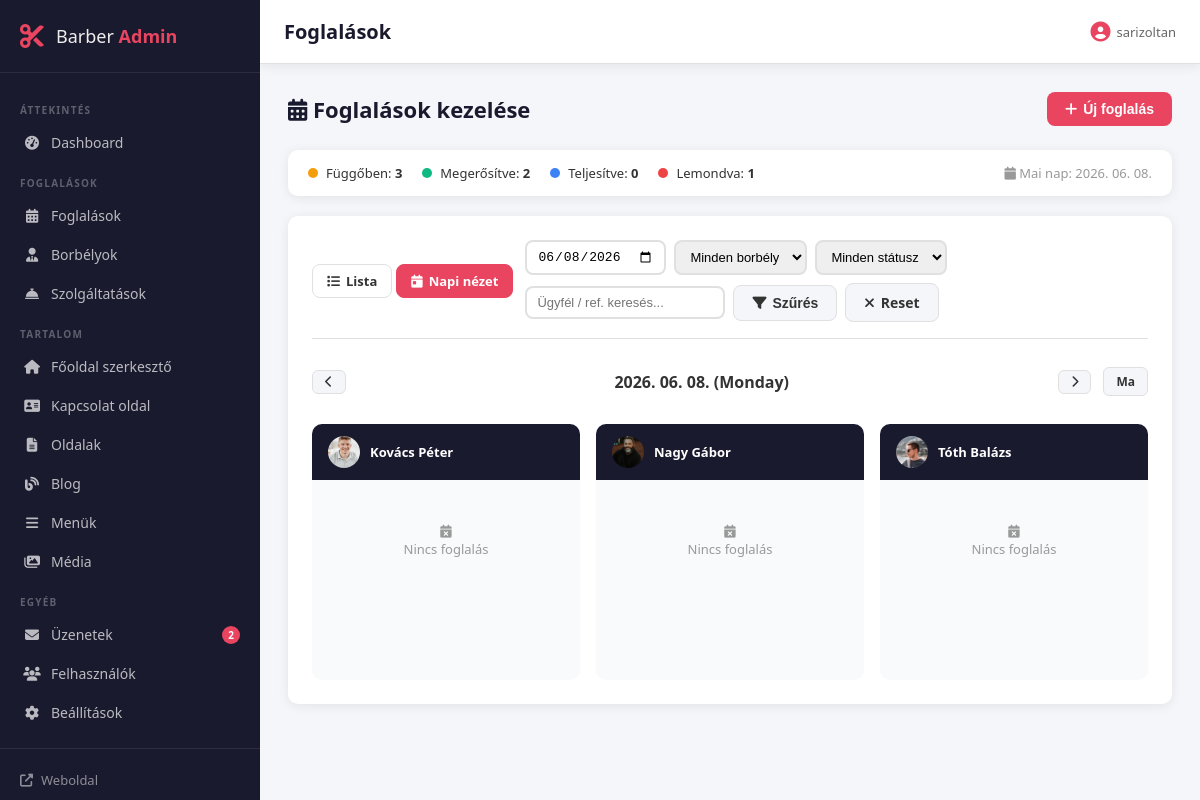
/admin/1bookings.php?view=day&date=2026-06-08 (signed in), run on the app's committed database.
### tables this page shows
CREATE TABLE `staff` (
  `id` int(11) NOT NULL,
  `name` varchar(100) NOT NULL,
  `bio` text DEFAULT NULL,
  `photo` varchar(255) DEFAULT NULL,
  `email` varchar(100) DEFAULT NULL,
  `phone` varchar(30) DEFAULT NULL,
  `sort_order` int(11) DEFAULT 0,
  `active` tinyint(1) DEFAULT 1,
  `created_at` timestamp NOT NULL DEFAULT current_timestamp()
);

### includes/functions.php (called while the page is built, shortened)
<?php
function e(?string $str): string {
    return htmlspecialchars((string)($str ?? ''), ENT_QUOTES, 'UTF-8');
}

### admin/1bookings.php (the view, shortened to what this page needs)
<?php
require_once '../includes/db.php';
require_once '../includes/functions.php';
$filter_date   = $_GET['date'] ?? date('Y-m-d');
$filter_staff  = (int)($_GET['staff'] ?? 0);
$filter_search = trim($_GET['search'] ?? '');
$view          = $_GET['view'] ?? 'list';
$where = ['1=1'];
$params = [];
if ($view === 'day') {
    $where[] = 'b.booking_date = ?';
    $params[] = $filter_date;
}
$sql = "SELECT b.*, s.name as staff_name, sv.name as service_name, sv.duration as service_duration
        FROM bookings b
        JOIN staff s ON b.staff_id = s.id
        JOIN services sv ON b.service_id = sv.id
        WHERE " . implode(' AND ', $where) . "
        ORDER BY b.booking_date DESC, b.start_time ASC";
$stmt = $pdo->prepare($sql);
$stmt->execute($params);
$bookings = $stmt->fetchAll();
$all_staff    = $pdo->query("SELECT * FROM staff WHERE active=1 ORDER BY sort_order")->fetchAll();
$today_summary = $pdo->query("SELECT status, COUNT(*) as cnt FROM bookings GROUP BY status")->fetchAll(PDO::FETCH_KEY_PAIR);
require_once 'partials/header.php';
?>
<div class="page-header">
    <h2><i class="fas fa-calendar-alt"></i> Foglalások kezelése</h2>
    <button class="btn btn-primary" onclick="openBookingModal()">
        <i class="fas fa-plus"></i> Új foglalás
    </button>
</div>
<div class="booking-summary-bar">
    <div class="summary-item">
        <span class="summary-dot pending"></span>
        <span>Függőben: <strong><?= $today_summary['pending'] ?? 0 ?></strong></span>
    </div>
    <div class="summary-item">
        <span class="summary-dot confirmed"></span>
        <span>Megerősítve: <strong><?= $today_summary['confirmed'] ?? 0 ?></strong></span>
    </div>
    <div class="summary-item">
        <span class="summary-dot completed"></span>
        <span>Teljesítve: <strong><?= $today_summary['completed'] ?? 0 ?></strong></span>
    </div>
    <div class="summary-item">
        <span class="summary-dot cancelled"></span>
        <span>Lemondva: <strong><?= $today_summary['cancelled'] ?? 0 ?></strong></span>
    </div>
    <span style="margin-left:auto;color:var(--text-muted);font-size:13px;">
        <i class="fas fa-calendar"></i> Mai nap: <?= date('Y. m. d.') ?>
    </span>
</div>
<div class="card">
    <div class="bookings-toolbar">
        <div class="view-tabs">
            <a href="?view=list<?= $filter_staff ? '&staff='.$filter_staff : '' ?>"
               class="view-tab <?= $view === 'list' ? 'active' : '' ?>">
                <i class="fas fa-list"></i> Lista
            </a>
            <a href="?view=day&date=<?= $filter_date ?><?= $filter_staff ? '&staff='.$filter_staff : '' ?>"
               class="view-tab <?= $view === 'day' ? 'active' : '' ?>">
                <i class="fas fa-calendar-day"></i> Napi nézet
            </a>
        </div>
        <form method="GET" action="bookings.php" class="filter-form">
            <?php if ($view === 'day'): ?>
            <input type="date" name="date" value="<?= e($filter_date) ?>" style="max-width:160px;">
            <?php endif; ?>
            <select name="staff" style="max-width:180px;">
                <option value="">Minden borbély</option>
            </select>
            <select name="fstatus" style="max-width:160px;">
                <option value="">Minden státusz</option>
            </select>
            <input type="text" name="search" value="<?= e($filter_search) ?>"
                   placeholder="Ügyfél / ref. keresés..." style="max-width:220px;">
            <button type="submit" class="btn btn-secondary"><i class="fas fa-filter"></i> Szűrés</button>
            <a href="bookings.php?view=<?= $view ?>" class="btn btn-secondary"><i class="fas fa-times"></i> Reset</a>
        </form>
    </div>
    <?php if ($view === 'day'): ?>
    <div class="day-view">
        <div class="day-nav">
            <a href="?view=day&date=<?= date('Y-m-d', strtotime($filter_date . ' -1 day')) ?><?= $filter_staff ? '&staff='.$filter_staff : '' ?>"
               class="btn btn-secondary btn-sm"><i class="fas fa-chevron-left"></i></a>
            <h3><?= date('Y. m. d. (l)', strtotime($filter_date)) ?></h3>
            <a href="?view=day&date=<?= date('Y-m-d', strtotime($filter_date . ' +1 day')) ?><?= $filter_staff ? '&staff='.$filter_staff : '' ?>"
               class="btn btn-secondary btn-sm"><i class="fas fa-chevron-right"></i></a>
            <a href="?view=day&date=<?= date('Y-m-d') ?>" class="btn btn-secondary btn-sm">Ma</a>
        </div>
        <?php if ($all_staff): ?>
        <div class="day-columns" style="--col-count:<?= min(count($all_staff), 4) ?>;">
            <?php
            $staff_to_show = $filter_staff
                ? array_filter($all_staff, fn($s) => $s['id'] == $filter_staff)
                : $all_staff;
            foreach ($staff_to_show as $s):
                $staff_bookings = array_filter($bookings, fn($b) => $b['staff_id'] == $s['id']);
            ?>
            <div class="day-column">
                <div class="day-column-header">
                    <?php if ($s['photo']): ?>
                        <img src="<?= UPLOAD_URL . e($s['photo']) ?>" alt="">
                    <?php else: ?>
                        <div class="staff-avatar-sm"><i class="fas fa-user"></i></div>
                    <?php endif; ?>
                    <span><?= e($s['name']) ?></span>
                </div>
                <div class="day-slots">
                    <?php if ($staff_bookings): ?>
                        <?php foreach ($staff_bookings as $b): ?>
                        <div class="day-booking-card status-<?= $b['status'] ?>">
                            <div class="dbc-time">
                                <i class="fas fa-clock"></i>
                                <?= format_time($b['start_time']) ?> – <?= format_time($b['end_time']) ?>
                            </div>
                            <div class="dbc-name"><strong><?= e($b['customer_name']) ?></strong></div>
                            <div class="dbc-service"><?= e($b['service_name']) ?></div>
                            <div class="dbc-ref"><code><?= e($b['booking_ref']) ?></code></div>
                            <div class="dbc-actions">
                                <?php if ($b['status'] === 'pending'): ?>
                                <a href="?id=<?= $b['id'] ?>&status=confirmed&csrf_token=<?= csrf_token() ?>&view=day&date=<?= $filter_date ?>"
                                   class="dbc-btn confirm" title="Megerősítés">✓</a>
                                <?php endif; ?>
                                <?php if (in_array($b['status'], ['pending','confirmed'])): ?>
                                <a href="?id=<?= $b['id'] ?>&status=completed&csrf_token=<?= csrf_token() ?>&view=day&date=<?= $filter_date ?>"
                                   class="dbc-btn complete" title="Teljesítve">★</a>
                                <a href="?id=<?= $b['id'] ?>&status=cancelled&csrf_token=<?= csrf_token() ?>&view=day&date=<?= $filter_date ?>"
                                   class="dbc-btn cancel" title="Lemondás">✕</a>
                                <?php endif; ?>
                            </div>
                        </div>
                        <?php endforeach; ?>
                    <?php else: ?>
                        <div class="day-empty"><i class="fas fa-calendar-times"></i><br>Nincs foglalás</div>
                    <?php endif; ?>
                </div>
            </div>
            <?php endforeach; ?>
        </div>
        <?php endif; ?>
    </div>
    <?php endif; ?>
</div>
<?php require_once 'partials/footer.php'; ?>

### admin/assets/css/admin.css (style rules this page uses)
*, *::before, *::after { box-sizing: border-box; margin: 0; padding: 0; }
:root { --sidebar-w: 260px; --topbar-h: 64px; --primary: #1a1a2e; --primary-light: #16213e; --accent: #e94560; --accent-hover: #c73652; --text: #333; --text-light: #666; --text-muted: #999; --bg: #f4f6f9; --white: #fff; --border: #e0e0e0; --radius: 10px; --shadow: 0 2px 12px rgba(0,0,0,.08); --shadow-lg: 0 8px 32px rgba(0,0,0,.12); --blue: #3b82f6; --green: #10b981; --orange: #f59e0b; --red: #ef4444; --purple: #8b5cf6; --teal: #14b8a6; --transition: .2s ease; }
body { font-family: 'Segoe UI', system-ui, sans-serif; font-size: 14px; color: var(--text); background: var(--bg); }
.btn, .btn-primary { display: inline-flex; align-items: center; gap: 6px; padding: 9px 18px; border-radius: 8px; border: none; font-size: 14px; font-weight: 600; cursor: pointer; transition: all var(--transition); text-decoration: none; }
.btn-primary { background: var(--accent); color: var(--white); }
.btn-secondary { background: var(--bg); color: var(--text); border: 1px solid var(--border); }
.btn-sm { padding: 5px 12px; font-size: 12px; border-radius: 6px; background: var(--bg); border: 1px solid var(--border); color: var(--text); text-decoration: none; transition: all var(--transition); }
.admin-body { display: flex; min-height: 100vh; }
.page-header { display: flex; align-items: center; justify-content: space-between; margin-bottom: 24px; }
.page-header h2 { font-size: 22px; font-weight: 700; color: var(--primary); }
.card { background: var(--white); border-radius: var(--radius); box-shadow: var(--shadow); padding: 24px; margin-bottom: 24px; }

### admin/1bookings.php (style rules this page uses)
.booking-summary-bar { display:flex; align-items:center; gap:20px; background:var(--white); border-radius:var(--radius); padding:14px 20px; margin-bottom:20px; box-shadow:var(--shadow); flex-wrap:wrap; }
.summary-item { display:flex; align-items:center; gap:8px; font-size:13px; }
.summary-dot { width:10px; height:10px; border-radius:50%; display:inline-block; }
.summary-dot.pending { background:var(--orange); }
.summary-dot.confirmed { background:var(--green); }
.summary-dot.completed { background:var(--blue); }
.summary-dot.cancelled { background:var(--red); }
.bookings-toolbar { display:flex; align-items:center; gap:12px; flex-wrap:wrap; padding-bottom:16px; border-bottom:1px solid var(--border); margin-bottom:16px; }
.view-tabs { display:flex; gap:4px; }
.view-tab { padding:7px 14px; border-radius:8px; border:1px solid var(--border); text-decoration:none; color:var(--text); font-size:13px; font-weight:600; display:flex; align-items:center; gap:6px; transition:all .2s; }
.view-tab.active, .view-tab:hover { background:var(--accent); color:#fff; border-color:var(--accent); }
.filter-form { display:flex; gap:8px; flex-wrap:wrap; align-items:center; flex:1; }
.filter-form input, .filter-form select { padding:7px 10px; border:2px solid var(--border); border-radius:8px; font-size:13px; }
.day-view { overflow-x:auto; }
.day-nav { display:flex; align-items:center; gap:12px; padding:12px 0; margin-bottom:16px; }
.day-nav h3 { font-size:16px; font-weight:700; flex:1; text-align:center; }
.day-columns { display:grid; grid-template-columns:repeat(var(--col-count),1fr); gap:16px; min-width:600px; }
.day-column { background:#f9fafb; border-radius:var(--radius); overflow:hidden; }
.day-column-header { background:var(--primary); color:#fff; padding:12px 16px; display:flex; align-items:center; gap:10px; font-weight:600; font-size:13px; }
.day-column-header img { width:32px; height:32px; border-radius:50%; object-fit:cover; }
.day-slots { padding:12px; display:flex; flex-direction:column; gap:10px; min-height:200px; }
.day-empty { text-align:center; color:var(--text-muted); padding:30px 10px; font-size:13px; }

### data on the page
staff: photo (picture), name "Kovács Péter"
staff: photo (picture), name "Nagy Gábor"
staff: photo (picture), name "Tóth Balázs"

### other printed values
$new_msg "2"
$page_title "Foglalások"
current_admin()['name'] "sarizoltan"
$today_summary['pending'] "3"
$today_summary['confirmed'] "2"
$today_summary['completed'] "0"
$today_summary['cancelled'] "1"
